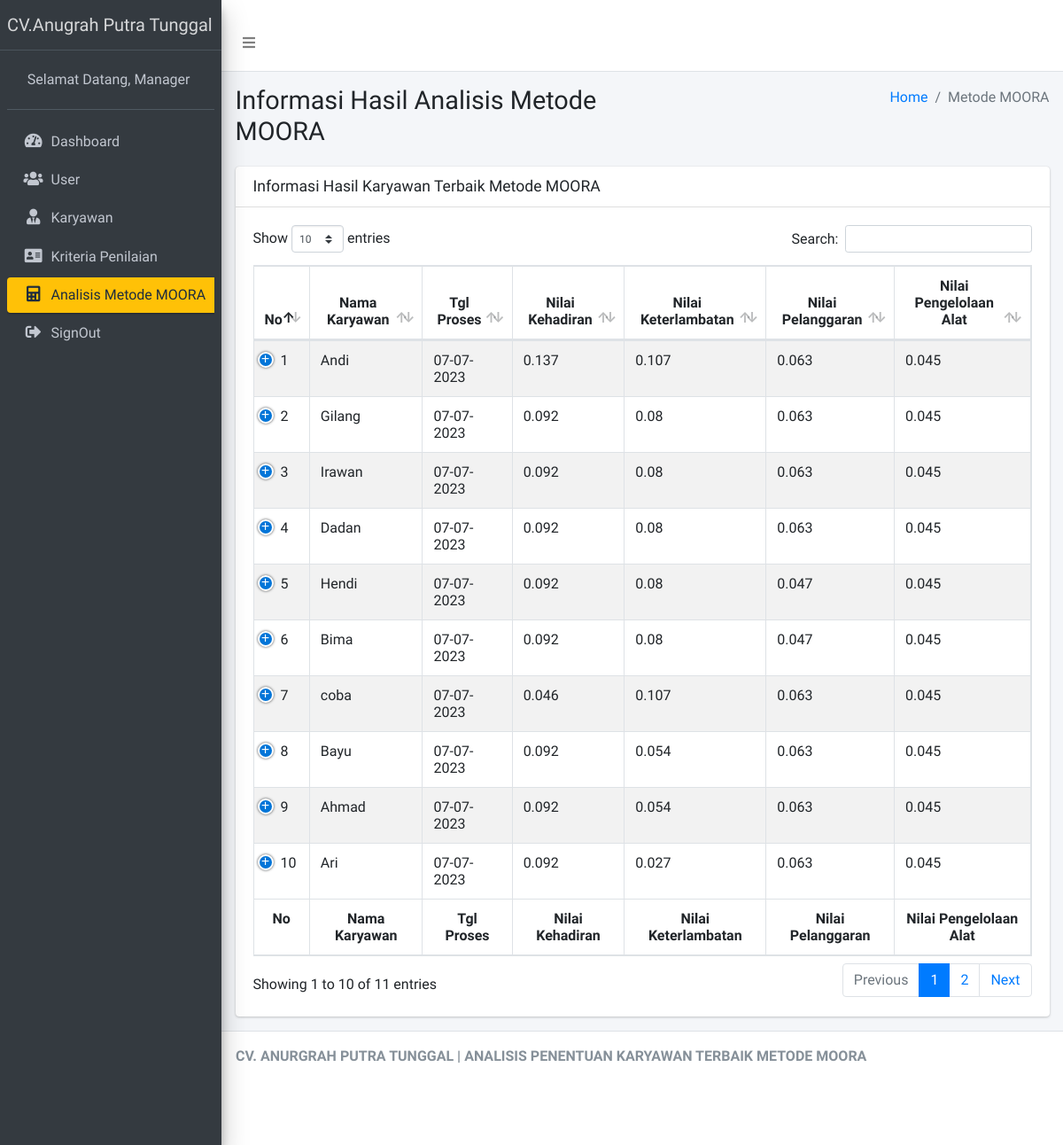
Page /Manager/cAnalisis (signed in) on the earlier database version.
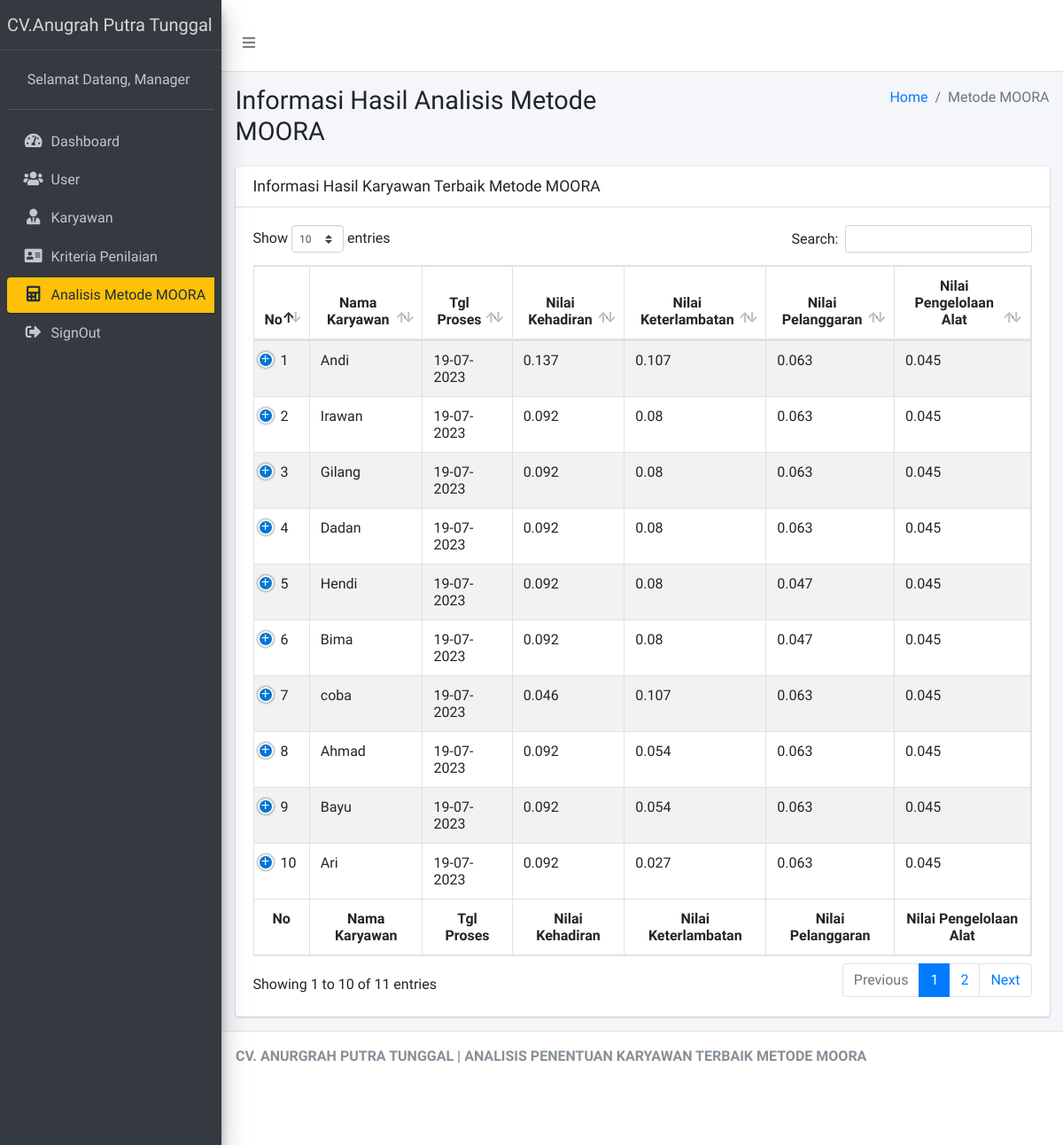
Same page on the later database version.
### tables this page shows
CREATE TABLE `tbl_penilaian` (
  `id_penilaian` int(11) NOT NULL,
  `id_karyawan` int(11) NOT NULL,
  `id_user` int(11) NOT NULL,
  `tgl_proses` varchar(15) NOT NULL,
  `nilai_kehadiran` varchar(5) NOT NULL,
  `nilai_keterlambatan` varchar(5) NOT NULL,
  `nilai_pelanggaran` varchar(5) NOT NULL,
  `nilai_pengelolaan` varchar(5) NOT NULL,
  `nilai_masa_kerja` varchar(5) NOT NULL,
  `hasil` varchar(5) NOT NULL
);

CREATE TABLE `tbl_karyawan` (
  `id_karyawan` int(11) NOT NULL,
  `nama_karyawan` varchar(125) NOT NULL,
  `jk_karyawan` varchar(125) NOT NULL,
  `alamat_karyawan` text NOT NULL,
  `no_hp_karyawan` varchar(125) NOT NULL,
  `divisi` varchar(125) NOT NULL,
  `jabatan` varchar(125) NOT NULL,
  `tgl_mulai` varchar(125) NOT NULL
);

### application/controllers/Manager/cAnalisis.php (called while the page is built, shortened)
<?php
class cAnalisis extends CI_Controller
{
	public function __construct()
	{
		$this->load->model('mAnalisis');
	}
	public function index()
	{
		$data_select = array(
			'penilaian' => $this->mAnalisis->select()
		);
		$this->load->view('Manager/Layout/head');
		$this->load->view('Manager/Layout/aside');
		$this->load->view('Manager/vAnalisis', $data_select);
		$this->load->view('Manager/Layout/footer');
	}
}

### index.php (called while the page is built, shortened)
<?php
require_once BASEPATH.'core/CodeIgniter.php';

### application/models/mAnalisis.php (called while the page is built, shortened)
<?php
class mAnalisis extends CI_Model
{
	public function select()
	{
		$this->db->select('*');
		$this->db->from('tbl_penilaian');
		$this->db->join('tbl_karyawan', 'tbl_penilaian.id_karyawan = tbl_karyawan.id_karyawan', 'left');
		$this->db->order_by('hasil', 'desc');
		return $this->db->get()->result();
	}
}

### application/views/Manager/vAnalisis.php (the view, shortened to what this page needs)
<div class="content-wrapper">
	<section class="content-header">
		<div class="container-fluid">
			<div class="row mb-2">
				<div class="col-sm-6">
					<h1>Informasi Hasil Analisis Metode MOORA</h1>
				</div>
				<div class="col-sm-6">
					<ol class="breadcrumb float-sm-right">
						<li class="breadcrumb-item"><a href="#">Home</a></li>
						<li class="breadcrumb-item active">Metode MOORA</li>
					</ol>
				</div>
			</div>
		</div>
	</section>
	<section class="content">
		<div class="container-fluid">
			<div class="row">
				<div class="col-12  ">
					<div class="card">
						<div class="card-header">
							<h3 class="card-title">Informasi Hasil Karyawan Terbaik Metode MOORA</h3>
						</div>
						<div class="card-body">
							<table id="example1" class="table table-bordered table-striped">
								<thead>
									<tr>
										<th class="text-center">No</th>
										<th class="text-center">Nama Karyawan</th>
										<th class="text-center">Tgl Proses</th>
										<th class="text-center">Nilai Kehadiran</th>
										<th class="text-center">Nilai Keterlambatan</th>
										<th class="text-center">Nilai Pelanggaran</th>
										<th class="text-center">Nilai Pengelolaan Alat</th>
									</tr>
								</thead>
								<tbody>
									<?php
									$no = 1;
									foreach ($penilaian as $key => $value) {
									?>
										<tr>
											<td><?= $no++ ?></td>
											<td><?= $value->nama_karyawan ?></td>
											<td><?= $value->tgl_proses ?></td>
											<td><?= $value->nilai_kehadiran ?></td>
											<td><?= $value->nilai_keterlambatan ?></td>
											<td><?= $value->nilai_pelanggaran ?></td>
											<td><?= $value->nilai_pengelolaan ?></td>
										</tr>
									<?php
									}
									?>
								</tbody>
								<tfoot>
									<tr>
										<th class="text-center">No</th>
										<th class="text-center">Nama Karyawan</th>
										<th class="text-center">Tgl Proses</th>
										<th class="text-center">Nilai Kehadiran</th>
										<th class="text-center">Nilai Keterlambatan</th>
										<th class="text-center">Nilai Pelanggaran</th>
										<th class="text-center">Nilai Pengelolaan Alat</th>
									</tr>
								</tfoot>
							</table>
						</div>
					</div>
				</div>
			</div>
		</div>
	</section>
</div>

### application/views/Manager/Layout/head.php (shortened to what this page needs)
<!DOCTYPE html>
<html>
<head>
	<link rel="stylesheet" href="<?= base_url('asset/AdminLTE/') ?>plugins/fontawesome-free/css/all.min.css">
	<link rel="stylesheet" href="https://code.ionicframework.com/ionicons/2.0.1/css/ionicons.min.css">
	<link rel="stylesheet" href="<?= base_url('asset/AdminLTE/') ?>plugins/tempusdominus-bootstrap-4/css/tempusdominus-bootstrap-4.min.css">
	<link rel="stylesheet" href="<?= base_url('asset/AdminLTE/') ?>dist/css/adminlte.min.css">
	<link rel="stylesheet" href="<?= base_url('asset/AdminLTE/') ?>plugins/overlayScrollbars/css/OverlayScrollbars.min.css">
	<link rel="stylesheet" href="<?= base_url('asset/AdminLTE/') ?>plugins/daterangepicker/daterangepicker.css">
	<link rel="stylesheet" href="<?= base_url('asset/AdminLTE/') ?>plugins/summernote/summernote-bs4.css">
	<link rel="stylesheet" href="<?= base_url('asset/AdminLTE/') ?>plugins/datatables-bs4/css/dataTables.bootstrap4.min.css">
	<link rel="stylesheet" href="<?= base_url('asset/AdminLTE/') ?>plugins/datatables-responsive/css/responsive.bootstrap4.min.css">
	<link rel="stylesheet" href="<?= base_url('asset/AdminLTE/') ?>plugins/daterangepicker/daterangepicker.css">
	<link rel="stylesheet" href="<?= base_url('asset/AdminLTE/') ?>plugins/select2/css/select2.min.css">
	<link rel="stylesheet" href="<?= base_url('asset/AdminLTE/') ?>plugins/select2-bootstrap4-theme/select2-bootstrap4.min.css">
</head>
<body class="hold-transition sidebar-mini layout-fixed">
	<div class="wrapper">
		<nav class="main-header navbar navbar-expand navbar-white navbar-light">
			<ul class="navbar-nav">
				<li class="nav-item">
					<a class="nav-link" data-widget="pushmenu" href="#" role="button"><i class="fas fa-bars"></i></a>
				</li>
			</ul>
		</nav>

### application/views/Manager/Layout/aside.php
<aside class="main-sidebar sidebar-dark-warning elevation-4">
	<a href="index3.html" class="brand-link">
		<span class="brand-text font-weight-light">CV.Anugrah Putra Tunggal</span>
	</a>
	<div class="sidebar">
		<div class="user-panel mt-3 pb-3 mb-3 d-flex">
			<div class="image">
			</div>
			<div class="info">
				<a href="#" class="d-block">Selamat Datang, Manager</a>
			</div>
		</div>
		<nav class="mt-2">
			<ul class="nav nav-pills nav-sidebar flex-column" data-widget="treeview" role="menu" data-accordion="false">
				<li class="nav-item">
					<a href="<?= base_url('Manager/cDashboard') ?>" class="nav-link   <?php if ($this->uri->segment(1) == 'Manager' && $this->uri->segment(2) == 'cDashboard') {
																							echo 'active';
																						}  ?>">
						<i class="nav-icon fas fa-tachometer-alt"></i>
						<p>Dashboard</p>
					</a>
				</li>
				<li class="nav-item">
					<a href="<?= base_url('Manager/cUser') ?>" class="nav-link  <?php if ($this->uri->segment(1) == 'Manager' && $this->uri->segment(2) == 'cUser') {
																					echo 'active';
																				}  ?>">
						<i class="nav-icon fas fa-users"></i>
						<p>
							User
						</p>
					</a>
				</li>
				<li class="nav-item">
					<a href="<?= base_url('Manager/cKaryawan') ?>" class="nav-link  <?php if ($this->uri->segment(1) == 'Manager' && $this->uri->segment(2) == 'cKaryawan') {
																						echo 'active';
																					}  ?>">
						<i class="nav-icon fas fa-user-tie"></i>
						<p>
							Karyawan
						</p>
					</a>
				</li>
				<li class="nav-item">
					<a href="<?= base_url('Manager/cKriteria') ?>" class="nav-link  <?php if ($this->uri->segment(1) == 'Manager' && $this->uri->segment(2) == 'cKriteria') {
																						echo 'active';
																					}  ?>">
						<i class="nav-icon fas fa-address-card"></i>
						<p>
							Kriteria Penilaian
						</p>
					</a>
				</li>
				<li class="nav-item">
					<a href="<?= base_url('Manager/cAnalisis') ?>" class="nav-link  <?php if ($this->uri->segment(1) == 'Manager' && $this->uri->segment(2) == 'cAnalisis') {
																						echo 'active';
																					}  ?>">
						<i class="nav-icon fas fa-calculator"></i>
						<p>
							Analisis Metode MOORA
						</p>
					</a>
				</li>
				<li class="nav-item">
					<a href="<?= base_url('cAuth/logout') ?>" class="nav-link">
						<i class="nav-icon fas fa-sign-out-alt"></i>
						<p>SignOut</p>
					</a>
				</li>
			</ul>
		</nav>
	</div>
</aside>

### application/views/Manager/Layout/footer.php (shortened to what this page needs)
<footer class="main-footer">
	<strong>CV. ANURGRAH PUTRA TUNGGAL | ANALISIS PENENTUAN KARYAWAN TERBAIK METODE MOORA</strong>
</footer>
</div>
</body>
</html>

Differences in the rows shown:
changed tbl_penilaian "Andi": tgl_proses "07-07-2023" → "19-07-2023"
changed tbl_penilaian "Irawan": tgl_proses "07-07-2023" → "19-07-2023"; moves up the list
changed tbl_penilaian "Gilang": tgl_proses "07-07-2023" → "19-07-2023"
changed tbl_penilaian "Dadan": tgl_proses "07-07-2023" → "19-07-2023"
changed tbl_penilaian "Hendi": tgl_proses "07-07-2023" → "19-07-2023"
changed tbl_penilaian "Bima": tgl_proses "07-07-2023" → "19-07-2023"
changed tbl_penilaian "coba": tgl_proses "07-07-2023" → "19-07-2023"
changed tbl_penilaian "Ahmad": tgl_proses "07-07-2023" → "19-07-2023"; moves up the list
changed tbl_penilaian "Bayu": tgl_proses "07-07-2023" → "19-07-2023"
changed tbl_penilaian "Ari": tgl_proses "07-07-2023" → "19-07-2023"
